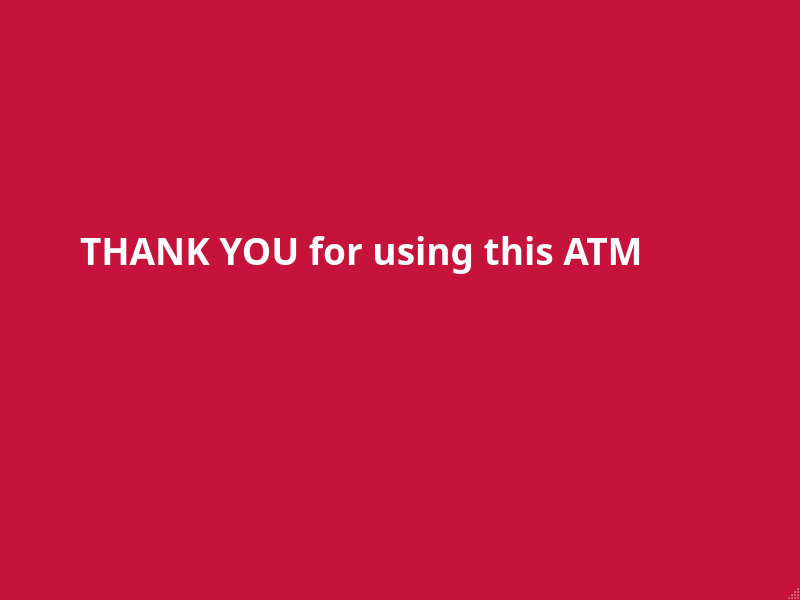
<?xml version="1.0" encoding="UTF-8"?>
<ui version="4.0">
 <class>MainWindow</class>
 <widget class="QMainWindow" name="MainWindow">
  <property name="geometry">
   <rect>
    <x>0</x>
    <y>0</y>
    <width>800</width>
    <height>600</height>
   </rect>
  </property>
  <property name="palette">
   <palette>
    <active>
     <colorrole role="Base">
      <brush brushstyle="SolidPattern">
       <color alpha="255">
        <red>255</red>
        <green>255</green>
        <blue>255</blue>
       </color>
      </brush>
     </colorrole>
     <colorrole role="Window">
      <brush brushstyle="SolidPattern">
       <color alpha="255">
        <red>198</red>
        <green>19</green>
        <blue>60</blue>
       </color>
      </brush>
     </colorrole>
    </active>
    <inactive>
     <colorrole role="Base">
      <brush brushstyle="SolidPattern">
       <color alpha="255">
        <red>255</red>
        <green>255</green>
        <blue>255</blue>
       </color>
      </brush>
     </colorrole>
     <colorrole role="Window">
      <brush brushstyle="SolidPattern">
       <color alpha="255">
        <red>198</red>
        <green>19</green>
        <blue>60</blue>
       </color>
      </brush>
     </colorrole>
    </inactive>
    <disabled>
     <colorrole role="Base">
      <brush brushstyle="SolidPattern">
       <color alpha="255">
        <red>198</red>
        <green>19</green>
        <blue>60</blue>
       </color>
      </brush>
     </colorrole>
     <colorrole role="Window">
      <brush brushstyle="SolidPattern">
       <color alpha="255">
        <red>198</red>
        <green>19</green>
        <blue>60</blue>
       </color>
      </brush>
     </colorrole>
    </disabled>
   </palette>
  </property>
  <property name="windowTitle">
   <string>MainWindow</string>
  </property>
  <widget class="QWidget" name="centralwidget">
   <widget class="QLabel" name="label_2">
    <property name="geometry">
     <rect>
      <x>80</x>
      <y>220</y>
      <width>651</width>
      <height>61</height>
     </rect>
    </property>
    <property name="font">
     <font>
      <family>Tibetan Machine Uni</family>
      <weight>75</weight>
      <bold>true</bold>
     </font>
    </property>
    <property name="text">
     <string>&lt;html&gt;&lt;head/&gt;&lt;body&gt;&lt;p&gt;&lt;span style=&quot; font-size:28pt; color:#ffffff;&quot;&gt;THANK YOU for using this ATM&lt;/span&gt;&lt;/p&gt;&lt;/body&gt;&lt;/html&gt;</string>
    </property>
   </widget>
  </widget>
  <widget class="QMenuBar" name="menubar">
   <property name="geometry">
    <rect>
     <x>0</x>
     <y>0</y>
     <width>800</width>
     <height>25</height>
    </rect>
   </property>
  </widget>
  <widget class="QStatusBar" name="statusbar"/>
 </widget>
 <resources/>
 <connections/>
</ui>
